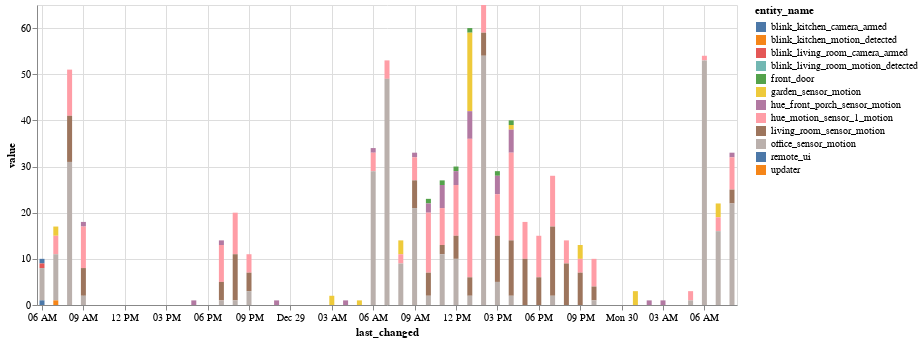

Notebook code cell kept with this figure:
### Code cell
alt.Chart(binary_df_pivot.reset_index().melt(id_vars='last_changed')).mark_bar().encode(
    x='last_changed',
    y='value',
    color='entity_name',
    tooltip=['entity_name', 'value', 'last_changed']
).properties(
    width=700,
    height=300
).interactive()

### Figure 1 — Vega-Lite specification as saved in the notebook (floating-point values rounded to 4 significant figures; data arrays with more than 128 entries replaced by an {"elided": "..."} marker saying what was removed)
{"$schema": "https://vega.github.io/schema/vega-lite/v3.4.0.json", "config": {"mark": {"tooltip": null}, "view": {"height": 300, "width": 400}}, "data": {"name": "data-4bb9dbed241da5fc1407987176020baa"}, "datasets": {"data-4bb9dbed241da5fc1407987176020baa": {"elided": "612 records"}}, "encoding": {"color": {"field": "entity_name", "type": "nominal"}, "tooltip": [{"field": "entity_name", "type": "nominal"}, {"field": "value", "type": "quantitative"}, {"field": "last_changed", "type": "temporal"}], "x": {"field": "last_changed", "type": "temporal"}, "y": {"field": "value", "type": "quantitative"}}, "height": 300, "mark": "bar", "selection": {"selector004": {"bind": "scales", "encodings": ["x", "y"], "type": "interval"}}, "width": 700}
